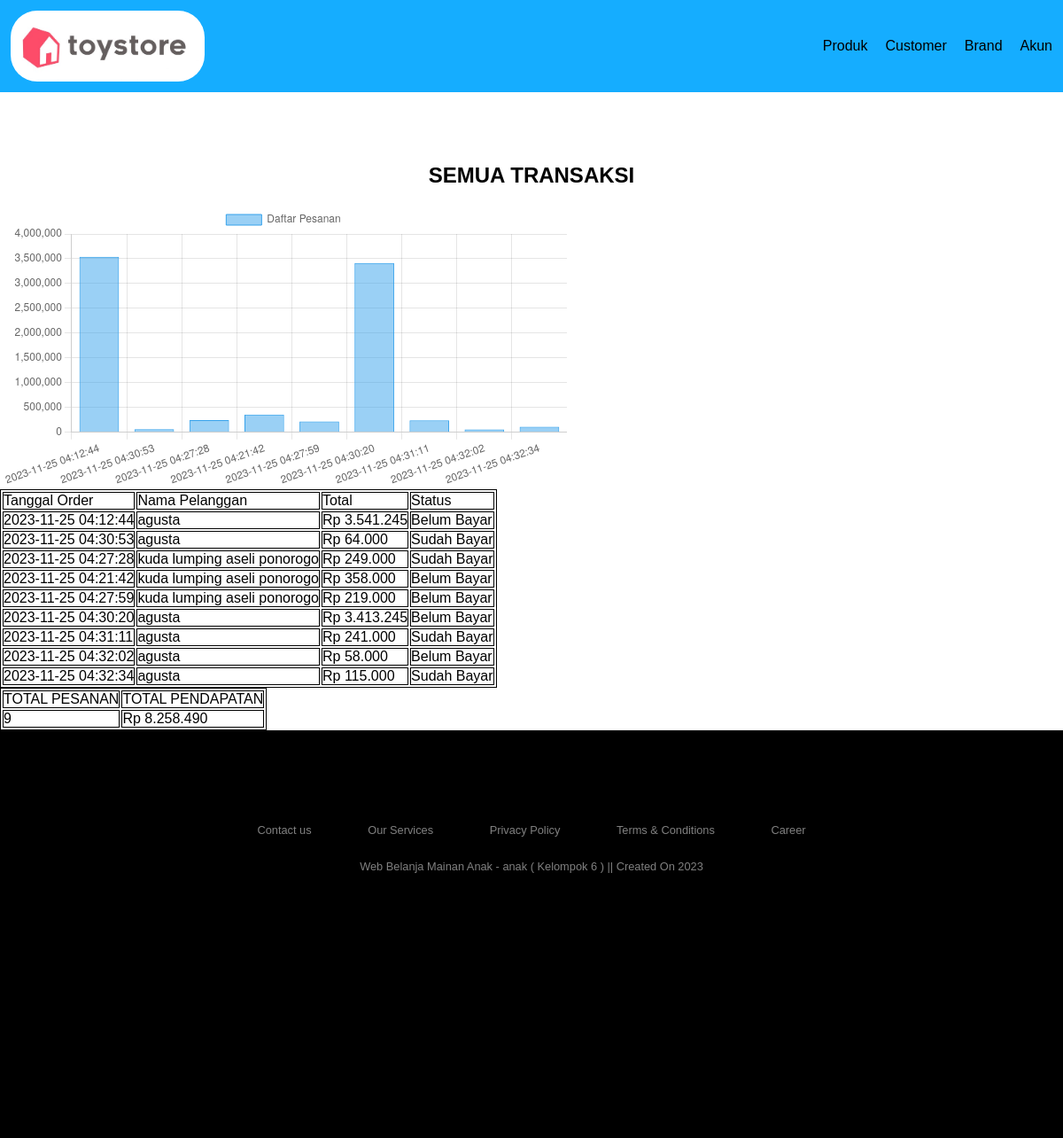
/app/admin/manager/index.php (signed in), run on the app's committed database.
### tables this page shows
CREATE TABLE `order` (
  `ORDER_ID` int(11) NOT NULL,
  `USER_ID` varchar(12) DEFAULT NULL,
  `ORDER_TIME` timestamp NULL DEFAULT current_timestamp() ON UPDATE current_timestamp(),
  `TOTAL` bigint(20) NOT NULL,
  `PAYMENT_STATUS` tinyint(1) NOT NULL DEFAULT 0,
  `PAYMENT_METHOD` varchar(50) DEFAULT NULL
);

CREATE TABLE `user` (
  `USER_ID` varchar(12) NOT NULL,
  `USER_EMAIL` varchar(255) NOT NULL,
  `USER_NAME` varchar(50) NOT NULL,
  `USER_ADDRESS` varchar(255) NOT NULL,
  `USER_PHONE` text NOT NULL,
  `USER_PASSWORD` text NOT NULL,
  `USER_PASS` text DEFAULT NULL
);

### app/database.php (called while the page is built, shortened)
<?php
	function getTwoTable($table1, $table2){
        try {
            $statement = DB->prepare("SELECT * FROM `$table1` JOIN `$table2` ON ".$table2.".".strtoupper($table2)."_ID = ".$table1.".".strtoupper($table2)."_ID");
            $statement->execute();
            return $statement->fetchAll(PDO::FETCH_ASSOC);
        } catch (PDOException $err) {
            echo $err->getMessage();
        }
	}
?>

### app/admin/manager/index.php (the view, shortened to what this page needs)
<?php
    require("../../database.php");
    $orders = getTwoTable('order', 'user');
    $total = 0;
    $sum = 0;
    $labelChart = [];
    $valueChart = [];
?>
<!DOCTYPE html>
<html lang="en">
    <head>
        <link rel="stylesheet" type="text/css" href="../../../assets/css/style.css">
    </head>
    <body>
    	<?php require '../../../assets/inc/navbar.inc'; ?>
        <div class="content">
            <h1>SEMUA TRANSAKSI</h1>
            <?php if (count($orders) > 0) { ?>
                <div class="chart" style="position: relative; height:40vh; width:80vw">
                    <canvas id="myChart"></canvas>
                </div>
                <table>
                    <tr>
                        <td>Tanggal Order</td>
                        <td>Nama Pelanggan</td>
                        <td>Total</td>
                        <td>Status</td>
                    </tr>
                    <?php foreach ($orders as $order) : ?>
                        <?php
                            array_push($labelChart, $order['ORDER_TIME']);
                            array_push($valueChart, $order['TOTAL']);
                            if (!$order['PAYMENT_STATUS']) {
                                $stat = 'Belum Bayar';
                            } else {
                            	$stat = 'Sudah Bayar';
                            }
                        ?>
                        <tr>
                            <td><?= $order['ORDER_TIME'] ?></td>
                            <td><?= $order['USER_NAME'] ?></td>
                            <td><?= "Rp " . number_format($order["TOTAL"], 0, ',', '.'); ?></td>
                            <td><?= $stat?></td>
                        </tr>
                        <?php
                            $total += 1;
                            $sum += $order['TOTAL'];
                        ?>
                    <?php endforeach; ?>
                </table>
                <table>
                    <tr>
                        <td>TOTAL PESANAN</td>
                        <td>TOTAL PENDAPATAN</td>
                    </tr>
                    <tr>
                        <td><?= $total ?></td>
                        <td><?= "Rp " . number_format($sum, 0, ',', '.'); ?></td>
                    </tr>
                </table>
            <?php } else {
                echo "<h2>Belum ada transaksi yang ditambahkan</h1>";
            } ?>
        </div>
        <script>
            var ctx = document.getElementById("myChart");
            var myChart = new Chart(ctx, {
                type: 'bar',
                data: {
                    labels: <?= json_encode($labelChart); ?>,
                    datasets: [{
                        label: 'Daftar Pesanan',
                        data: <?= json_encode($valueChart); ?>,
                        borderWidth: 1
                    }]
                },
                options: {
                    scales: {
                        y: {
                            beginAtZero: true
                        }
                    }
                }
            });
        </script>
        <?php require '../../../assets/inc/footer.inc'; ?>
    </body>
</html>

### assets/css/style.css (style rules this page uses)
* { margin: 0; padding: 0; }
h1 { font-size: 1.5em; text-align: center; margin-bottom: 20px; }
body { font-family: 'Gill Sans', 'Gill Sans MT', Calibri, 'Trebuchet MS', sans-serif; }
.content table, .content tr, .content td { border: 1px black solid; }

### data on the page
order: ORDER_TIME "2023-11-25 04:12:44", USER_ID.USER_NAME "agusta", TOTAL "3.541.245", PAYMENT_STATUS "Belum Bayar"
order: ORDER_TIME "2023-11-25 04:30:53", USER_ID.USER_NAME "agusta", TOTAL "64.000", PAYMENT_STATUS "Sudah Bayar"
order: ORDER_TIME "2023-11-25 04:27:28", USER_ID.USER_NAME "kuda lumping aseli ponorogo", TOTAL "249.000", PAYMENT_STATUS "Sudah Bayar"
order: ORDER_TIME "2023-11-25 04:21:42", USER_ID.USER_NAME "kuda lumping aseli ponorogo", TOTAL "358.000", PAYMENT_STATUS "Belum Bayar"
order: ORDER_TIME "2023-11-25 04:27:59", USER_ID.USER_NAME "kuda lumping aseli ponorogo", TOTAL "219.000", PAYMENT_STATUS "Belum Bayar"
order: ORDER_TIME "2023-11-25 04:30:20", USER_ID.USER_NAME "agusta", TOTAL "3.413.245", PAYMENT_STATUS "Belum Bayar"
order: ORDER_TIME "2023-11-25 04:31:11", USER_ID.USER_NAME "agusta", TOTAL "241.000", PAYMENT_STATUS "Sudah Bayar"
order: ORDER_TIME "2023-11-25 04:32:02", USER_ID.USER_NAME "agusta", TOTAL "58.000", PAYMENT_STATUS "Belum Bayar"
order: ORDER_TIME "2023-11-25 04:32:34", USER_ID.USER_NAME "agusta", TOTAL "115.000", PAYMENT_STATUS "Sudah Bayar"

### other printed values
$total "9"
$sum "8.258.490"
chart data {{ json_encode($valueChart) }} [3541245,64000,249000,358000,219000,3413245,241000,58000,115000]
